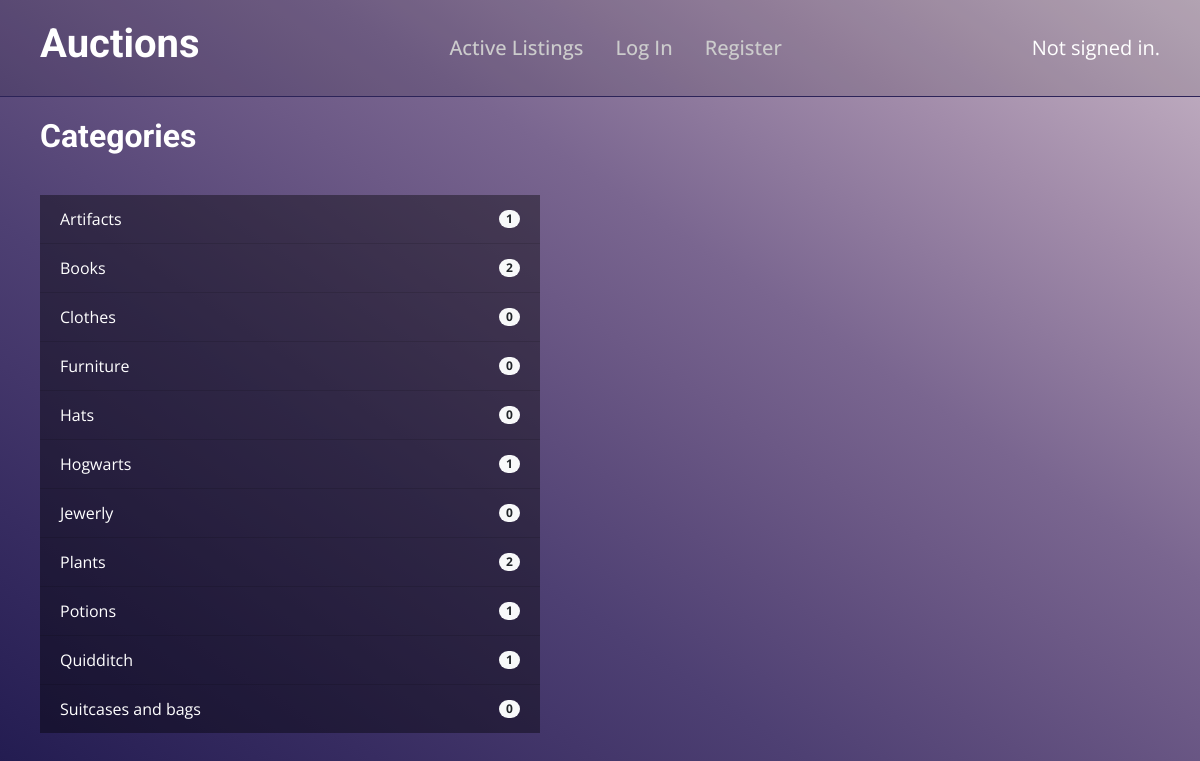
The page /categories on the database its author committed.
### auctions/models.py (models this page shows, shortened)
class Category(models.Model):
    name = models.CharField(max_length=100, unique=True)

### auctions/views.py (the view)
# urls.py: path('categories', views.categories, name='categories'),
def categories(request):
    return render(request, 'auctions/categories.html')

### auctions/templatetags/category_tags.py (called while the page is built)
@register.inclusion_tag('auctions/category_list.html')
def category_list():
    categories = Category.objects.all().order_by('name')
    categories_data = []
    for category in categories:
        count = category.listings.filter(active=True).count()
        categories_data.append({
            'name': category.name,
            'count': count,
            'id': category.id
        })
    return {'categories': categories_data}

### auctions/templates/auctions/categories.html
{% extends "auctions/layout.html" %}
{% load category_tags %}
{% block body %}
    <h2>Categories</h2>
    {% category_list %}
{% endblock %}

### auctions/templates/auctions/layout.html (shortened to what this page needs)
{% load static %}
{% load watchlist_tags %}
<!DOCTYPE html>
<html lang="en">
    <head>
        <link rel="stylesheet" href="https://stackpath.bootstrapcdn.com/bootstrap/4.4.1/css/bootstrap.min.css">
        <link href="{% static 'auctions/styles.css' %}" rel="stylesheet">
    </head>
    <body>
        <header>
            <h1>Auctions</h1>
            <ul class="nav">
                <li class="nav-item">
                    <a class="nav-link" href="{% url 'index' %}">Active Listings</a>
                </li>
                {% if user.is_authenticated %}
                    <li class="nav-item">
                        <a class="nav-link" href="{% url 'categories' %}">Categories</a>
                    </li>
                    <li class="nav-item">
                        <a class="nav-link" href="{% url 'watchlist' %}">Watchlist<span class="badge badge-pill badge-light">{% watchlist_count %}</span></a>
                    </li>
                    <li class="nav-item">
                        <a class="nav-link" href="{% url 'listing_create' %}">Create Listing</a>
                    </li>
                    <li class="nav-item">
                        <a class="nav-link" href="{% url 'logout' %}">Log Out</a>
                    </li>
                {% else %}
                    <li class="nav-item">
                        <a class="nav-link" href="{% url 'login' %}">Log In</a>
                    </li>
                    <li class="nav-item">
                        <a class="nav-link" href="{% url 'register' %}">Register</a>
                    </li>
                {% endif %}
            </ul>
            <div>
                {% if user.is_authenticated %}
                    Signed in as <strong>{{ user.username }}</strong>.
                {% else %}
                    Not signed in.
                {% endif %}
            </div>
        </header>
        {% block body %}
        {% endblock %}
    </body>
</html>

### auctions/templates/auctions/category_list.html
<div class="list-group list-group-flush">
    {% for cat in categories %}
        <a href="{% url 'category_listings' cat.id %}" class="list-group-item list-group-item-action d-flex justify-content-between align-items-center">
            {{ cat.name }}
            <span class="badge badge-pill badge-light">{{ cat.count }}</span>
        </a>
    {% endfor %}
</div>

### auctions/static/auctions/styles.css (style rules this page uses)
body { height: 100vh; background-image: linear-gradient(to right top, #201a4f, #2c2358, #372c61, #43366a, #4e4073, #5d4c7c, #6c5986, #7a6690, #8e799d, #a28caa, #b5a1b8, #c7b6c7); background-size: cover; background-repeat: no-repeat; background-attachment: fixed; color: #ffffff; margin: 0; font-size: 16px; font-family: "Open Sans", sans-serif; }
header { margin: 0; padding: 20px 40px; display: flex; align-items: center; justify-content: space-between; border-bottom: 1px solid #2c2358; font-size: 20px; background-color: rgba(0, 0, 0, 0.1); }
h1, h2, h3 { font-family: "Roboto", sans-serif; font-weight: 700; }
.nav-link { text-decoration: none; color: #CCCCCC; cursor: pointer; font-weight: 500; }
.badge { margin-left: 5px; }
h2 { margin: 20px 40px 40px; }
.list-group { margin: 40px; max-width: 500px; }
.list-group-item { background-color: rgba(0, 0, 0, 0.4); color: #ffffff; }

### rows shown on the page
Category: name "Artifacts"
Category: name "Books"
Category: name "Clothes"
Category: name "Furniture"
Category: name "Hats"
Category: name "Hogwarts"
Category: name "Jewerly"
Category: name "Plants"
Category: name "Potions"
Category: name "Quidditch"
Category: name "Suitcases and bags"

### other values the page prints
{{ cat.count }} "1" "2" "0" "0" "0" "1" "0" "2" "1" "1" "0"
